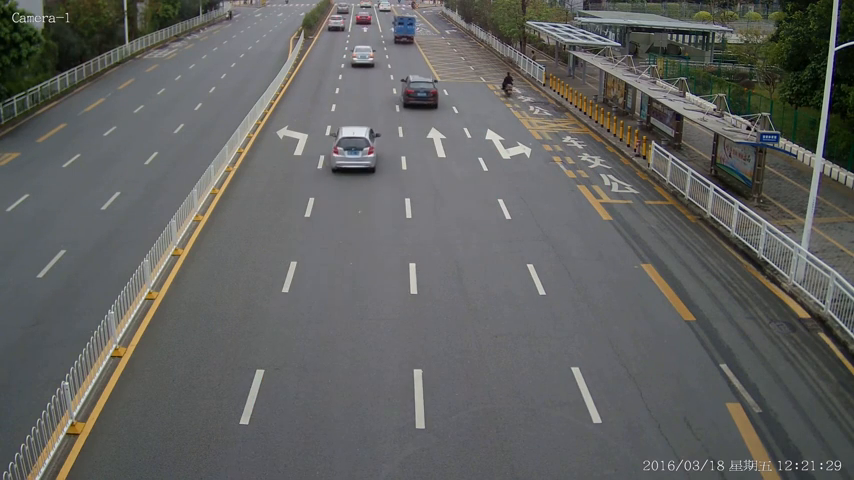
#> input picture frame 119 of test_data/test_vid_short.mp4, 854 x 480 px
$ python main.py
#> lines starting #> are read from the running program, lines starting #| are printed output that depends on the picture
### detection.py
import cv2

# =======================
# Preprocessing
# =======================

GAUSSIAN_KERNEL = (5, 5)
GAUSSIAN_SIGMA  = 1.5

def preprocess_frame(frame):
    """
    Convert a raw BGR frame to a noise-reduced grayscale image.
    Steps:
      1. BGR → Grayscale
      2. Gaussian blur for noise reduction
    """
    gray    = cv2.cvtColor(frame, cv2.COLOR_BGR2GRAY)
    blurred = cv2.GaussianBlur(gray, GAUSSIAN_KERNEL, GAUSSIAN_SIGMA)
    return blurred

# =======================
# Vehicle Detection
# =======================

MIN_CONTOUR_AREA = 1000   # px² — filters out small noise blobs
MOG2_HISTORY     = 500    # frames used to build the background model
MOG2_THRESHOLD   = 20     # sensitivity: lower = more detections

mog2 = cv2.createBackgroundSubtractorMOG2(
    history      = MOG2_HISTORY,
    varThreshold = MOG2_THRESHOLD,
    detectShadows= True           # shadows labelled as 127, foreground as 255
)

# Morphological kernels
kernel_close = cv2.getStructuringElement(cv2.MORPH_ELLIPSE, (7, 7))
kernel_open  = cv2.getStructuringElement(cv2.MORPH_ELLIPSE, (5, 5))

def detect_vehicles(frame, preprocessed):
    """
    Detect vehicles in a frame using MOG2 background subtraction.
    Returns:
      detections : list of (x, y, w, h) bounding boxes
      debug_frame : annotated BGR frame for visualisation
    """
    # ── Background subtraction ────────────────────────────────────
    fg_mask = mog2.apply(preprocessed)

    # Remove shadow pixels (value 127), keep only foreground (255)
    _, fg_mask = cv2.threshold(fg_mask, 200, 255, cv2.THRESH_BINARY)

    # ── Morphological cleanup ─────────────────────────────────────
    # CLOSE: fills holes inside detected blobs
    fg_mask = cv2.morphologyEx(fg_mask, cv2.MORPH_CLOSE, kernel_close)
    # OPEN:  removes small isolated noise blobs
    fg_mask = cv2.morphologyEx(fg_mask, cv2.MORPH_OPEN,  kernel_open)

    # ── Contour detection ─────────────────────────────────────────
    contours, _ = cv2.findContours(
        fg_mask, cv2.RETR_EXTERNAL, cv2.CHAIN_APPROX_SIMPLE
    )

    detections  = []
    debug_frame = frame.copy()

    for contour in contours:
        area = cv2.contourArea(contour)
        if area < MIN_CONTOUR_AREA:
            continue                        # skip noise

        x, y, w, h = cv2.boundingRect(contour)

        # Basic aspect-ratio filter: vehicles are wider than tall typically
        aspect_ratio = w / float(h)
        if not (0.3 < aspect_ratio < 5.0):
            continue

        detections.append((x, y, w, h))

        # Draw bounding box + area label on debug frame
        cv2.rectangle(debug_frame, (x, y), (x + w, y + h), (0, 255, 0), 2)
        cv2.putText(
            debug_frame, f"{int(area)}px",
            (x, y - 6), cv2.FONT_HERSHEY_SIMPLEX, 0.5, (0, 255, 0), 1
        )

    return detections, debug_frame

### tracking.py
import cv2
import numpy as np
from scipy.optimize import linear_sum_assignment
from trend_analysis import archive_vehicle
# =======================
# Vehicle Tracking
# =======================

MAX_LOST_FRAMES = 10    # frames before a tracker is dropped
IOU_THRESHOLD   = 0.25  # minimum IoU to accept a match
DT              = 1.0   # time step (1 frame)

# For easier tracking handling
class Vehicle:
    _id_counter = 0

    # [118 lines left out: functions __init__, _centre, predict, update, predicted_bbox, create_kalman and 2 more, not called in this run]

# Match based on hungarian algorithm
def hungarian_match(vehicles, detections):
    """
    Run the Hungarian algorithm on the IoU cost matrix.
    Returns:
      matched   : list of (vehicle_idx, detection_idx) pairs
      unmatched_vehicles   : list of vehicle indices with no match
      unmatched_detections : list of detection indices with no match
    """
    if not vehicles or not detections:
        return [], list(range(len(vehicles))), list(range(len(detections)))

    C = build_cost_matrix(vehicles, detections)
    row_ind, col_ind = linear_sum_assignment(C)

    matched, unmatched_v, unmatched_d = [], [], []
    matched_det = set()

    for r, c in zip(row_ind, col_ind):
        if C[r, c] < (1.0 - IOU_THRESHOLD):   # IoU > threshold → valid match
            matched.append((r, c))
            matched_det.add(c)
        else:
            unmatched_v.append(r)

    unmatched_d = [j for j in range(len(detections)) if j not in matched_det]

    # Vehicles not touched by linear_sum_assignment at all
    matched_v = {r for r, _ in matched} | set(unmatched_v)
    unmatched_v += [i for i in range(len(vehicles)) if i not in matched_v]

    return matched, unmatched_v, unmatched_d

def update_trackers(frame, detections, vehicles, archive):
    """
    Call once per frame after detect_vehicles().

    Args:
      frame      : raw BGR frame (for visualisation only)
      detections : list of (x, y, w, h) from detect_vehicles()

    Returns:
      vehicles   : updated list of active Vehicle objects
      debug_frame: annotated BGR frame
    """
    debug_frame = frame.copy()

    # ── Step 1: Kalman prediction for all active trackers ──────────
    for vehicle in vehicles:
        vehicle.predict()

    # ── Step 2: Hungarian algorithm — match trackers to detections ─
    matched, unmatched_v, unmatched_d = hungarian_match(vehicles, detections)

    # ── Step 3: Update matched trackers with Kalman correction ─────
    for v_idx, d_idx in matched:
        vehicles[v_idx].update(detections[d_idx])

    # ── Step 4: Mark unmatched trackers as lost ────────────────────
    for v_idx in unmatched_v:
        vehicles[v_idx].lost_frames += 1

    # ── Step 5: Spawn new trackers for unmatched detections ────────
    for d_idx in unmatched_d:
        vehicles.append(Vehicle(detections[d_idx]))

    # ── Step 6: Remove stale trackers ─────────────────────────────
    still_active = []
    for v in vehicles:
        if v.lost_frames > MAX_LOST_FRAMES:
            archive = archive_vehicle(v, archive)       # save before dropping
        else:
            still_active.append(v)
    vehicles = still_active

    # ── Step 7: Visualisation ─────────────────────────────────────
    for vehicle in vehicles:
        x, y, w, h = vehicle.bbox
        color = vehicle.color

        # Bounding box
        cv2.rectangle(debug_frame, (x, y), (x + w, y + h), color, 2)

        # ID label
        cv2.putText(
            debug_frame, f"ID {vehicle.id}",
            (x, y - 8), cv2.FONT_HERSHEY_SIMPLEX, 0.55, color, 2
        )

        # Trajectory polyline
        if len(vehicle.trajectory) > 1:
            pts = np.array(vehicle.trajectory, dtype=np.int32)
            cv2.polylines(debug_frame, [pts], isClosed=False,
                          color=color, thickness=2)

        # Kalman predicted centre
        pcx, pcy = vehicle.predict()
        cv2.circle(debug_frame, (pcx, pcy), 4, (0, 0, 255), -1)

    return vehicles, archive, debug_frame

### trend_analysis.py
import numpy as np
from sklearn.cluster import KMeans
import cv2


# =======================
# Trend analysis
# =======================

N_SAMPLE_POINTS  = 20     # each trajectory resampled to this many points
MIN_TRAJ_LENGTH  = 10     # discard trajectories shorter than this
K_MAX            = 10     # maximum number of clusters to evaluate
K_MIN            = 3      # minimum number of clusters to evaluate
WCSS_SMOOTH      = True   # smooth the WCSS curve before elbow detection
FRAME_WIDTH  = None   # set once at startup
FRAME_HEIGHT = None
POSITION_WEIGHT     = 4.0   # weight of position components
DISPLACEMENT_WEIGHT = 2.0   # higher = direction matters more than position

# Needed so trend analysis work with all trajectories and not just seen ones
class ArchivedVehicle:
    """
    Lightweight stand-in for a full Vehicle object.
    Holds only what trend analysis needs.
    """
    # [38 lines left out: functions __init__, collect_all_vehicles, resample_trajectory, not called in this run]

def set_frame_dimensions(w, h):
    global FRAME_WIDTH, FRAME_HEIGHT
    FRAME_WIDTH  = w
    FRAME_HEIGHT = h


# [195 lines left out: functions trajectory_to_feature_vector, build_feature_matrix, compute_wcss, find_elbow, select_optimal_k, compute_average_speed and 2 more, not called in this run]

# Step4 visualization
CLUSTER_COLOURS = [
    (255, 60,  60),   (60,  255, 60),  (60,  60,  255),
    (255, 255, 60),   (255, 60,  255), (60,  255, 255),
    (255, 165, 0),    (180, 0,   255), (0,   200, 100),
    (200, 100, 0),
]

# [173 lines left out: functions draw_cluster_trajectories, run_trend_analysis, compute_pixel_centroid, draw_trend_summary, archive_vehicle, not called in this run]

### main.py
import cv2
from detection import preprocess_frame, detect_vehicles
from tracking import update_trackers
from trend_analysis import run_trend_analysis, draw_trend_summary, collect_all_vehicles, set_frame_dimensions
import time

VIDEO_PATH = "test_data/test_vid_short.mp4"

ANALYSIS_INTERVAL = 200 # Trend analysis on 200 frame interval

SHOW_DEBUG_FRAMES = False # Show debug frames if True
SLOW_DEBUG_VIDEO = False # Slows video frame processing to 10ms/frame

def main():
    # Main loop
    frame_idx = 0
    # Tracked vehicles
    vehicles = []
    # Stores completed trajectories of vehicles that have left the frame.
    # Survives the entire session — never cleared.
    trajectory_archive = []   # list of (vehicle_id, trajectory)

    cap = cv2.VideoCapture(VIDEO_PATH)

    if not cap.isOpened():
        raise IOError(f"Cannot open video: {VIDEO_PATH}")

    # set up frame size
    w   = int(cap.get(cv2.CAP_PROP_FRAME_WIDTH))
    h   = int(cap.get(cv2.CAP_PROP_FRAME_HEIGHT))
    set_frame_dimensions(w, h)

    # Last frame needed for finalized trend display
    last_frame = None

    while cap.isOpened():
        if SLOW_DEBUG_VIDEO:
            time.sleep(0.01)
        ret, frame = cap.read()
#> frame is the input picture: shape (480, 854, 3); mean B, G, R 96.2, 97.8, 97.2
        if not ret:
            break
        last_frame = frame.copy()

        preprocessed          = preprocess_frame(frame)
#> in preprocess_frame, `gray    = cv2.cvtColor(frame, cv2.COLOR_BGR2GRAY)`:
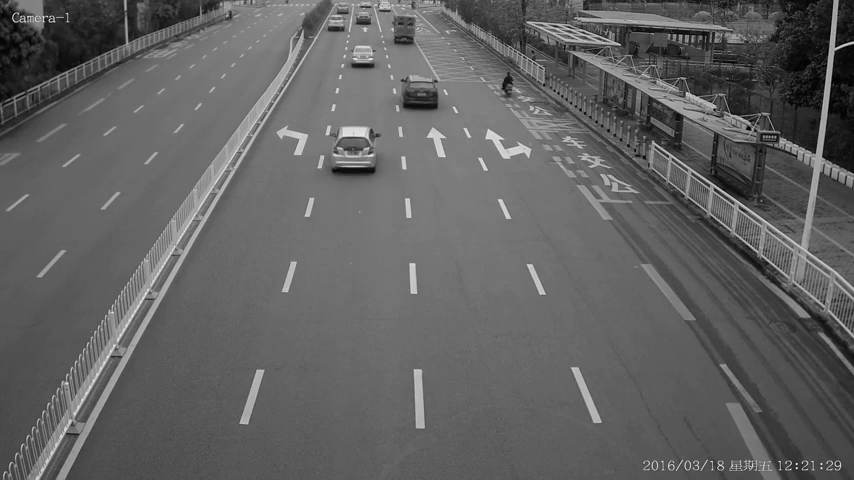
#> gray: shape (480, 854); min 0, max 253, mean 97.4
        detections, debug_img = detect_vehicles(frame, preprocessed)
#> in detect_vehicles, `fg_mask = mog2.apply(preprocessed)`: fg_mask: shape (480, 854); every value is 127
#> in detect_vehicles, `_, fg_mask = cv2.threshold(fg_mask, 200, 255, cv2.THRESH_BINARY)`: fg_mask: shape (480, 854); every value is 0
#> in detect_vehicles, `contours, _ = cv2.findContours( fg_mask, cv2.RETR_EXTERNAL, cv2.CHAIN_..`: contours = []
#> detections = []
        vehicles, trajectory_archive, debug_img = update_trackers(frame, detections, vehicles, trajectory_archive)
#> vehicles = []; trajectory_archive = []

        if frame_idx % ANALYSIS_INTERVAL == 0 and frame_idx > 0:
            all_vehicles = collect_all_vehicles(vehicles, trajectory_archive)
            labels, cluster_info, valid_v, overlay = run_trend_analysis(all_vehicles, frame)
            if overlay is not None:
                cv2.imshow("Trend analysis", overlay)

        cv2.imshow("Tracking", debug_img)

        if cv2.waitKey(1) & 0xFF == ord('q'):
#> (key q is pressed here)
            break

        frame_idx += 1

    # Final analysis
#> (the run stopped early here; a loop or call above may not have finished)

$ run again, starting later in the video
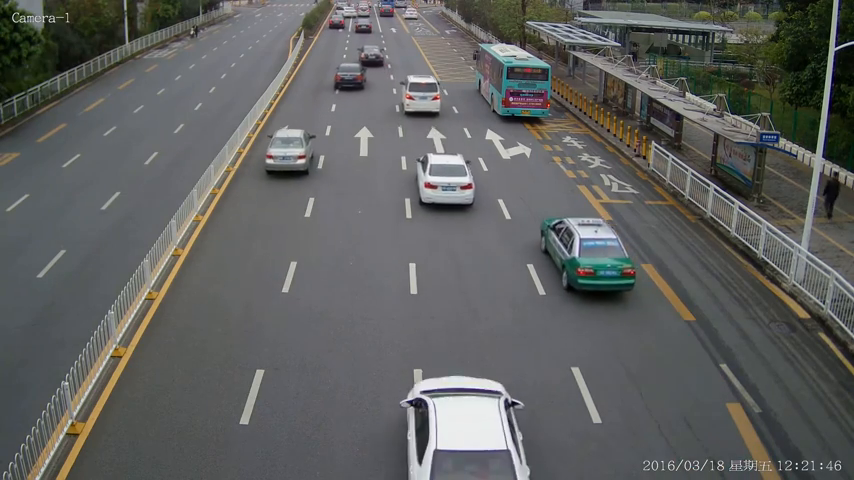
#> input picture frame 536 of test_data/test_vid_short.mp4, 854 x 480 px
#> in main, frame is the input picture: shape (480, 854, 3); mean B, G, R 94.9, 96.4, 95.4
#> in preprocess_frame, `gray    = cv2.cvtColor(frame, cv2.COLOR_BGR2GRAY)`:
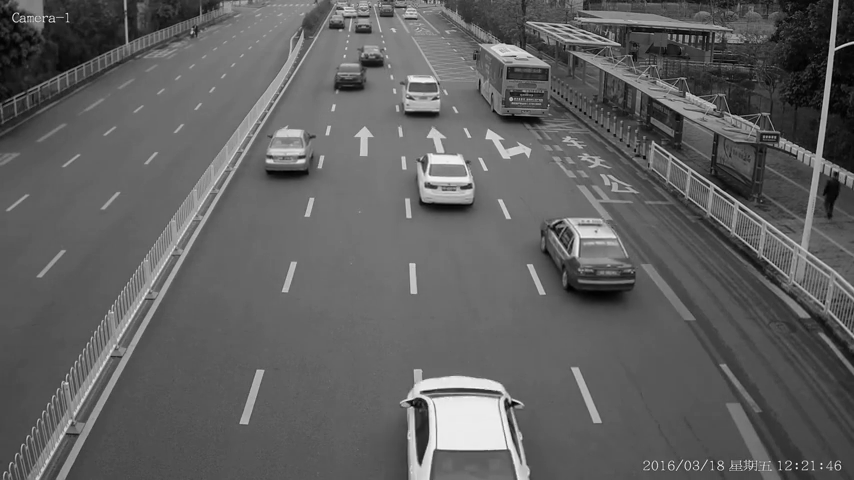
#> gray: shape (480, 854); min 0, max 251, mean 95.9
#> contours = []

$ run again, starting later in the video
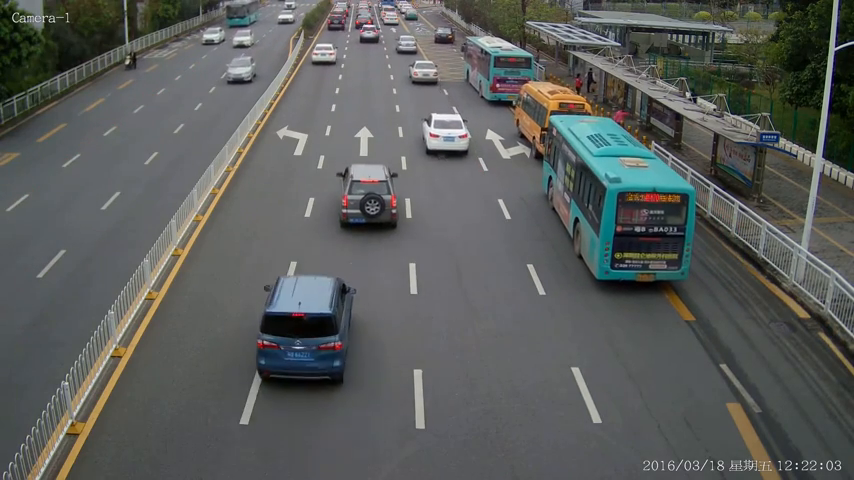
#> input picture frame 953 of test_data/test_vid_short.mp4, 854 x 480 px
#> in main, frame is the input picture: shape (480, 854, 3); mean B, G, R 90.8, 92.8, 90.1
#> in preprocess_frame, `gray    = cv2.cvtColor(frame, cv2.COLOR_BGR2GRAY)`:
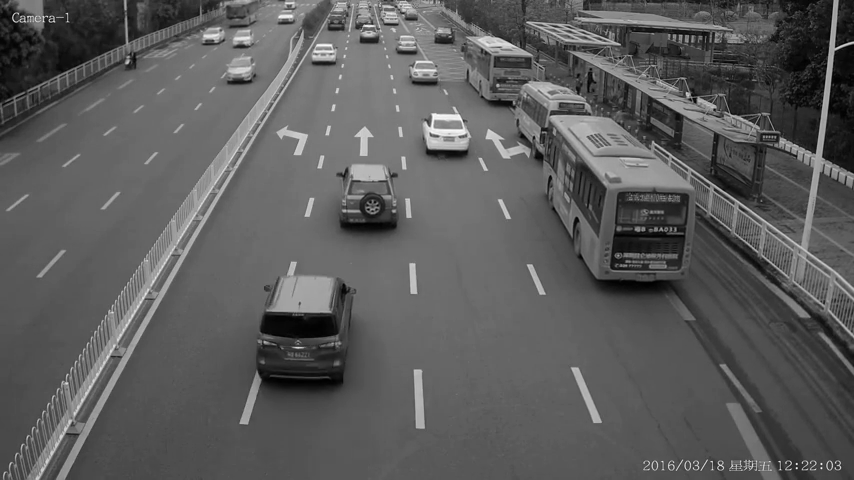
#> gray: shape (480, 854); min 0, max 252, mean 91.7
#> contours = []
